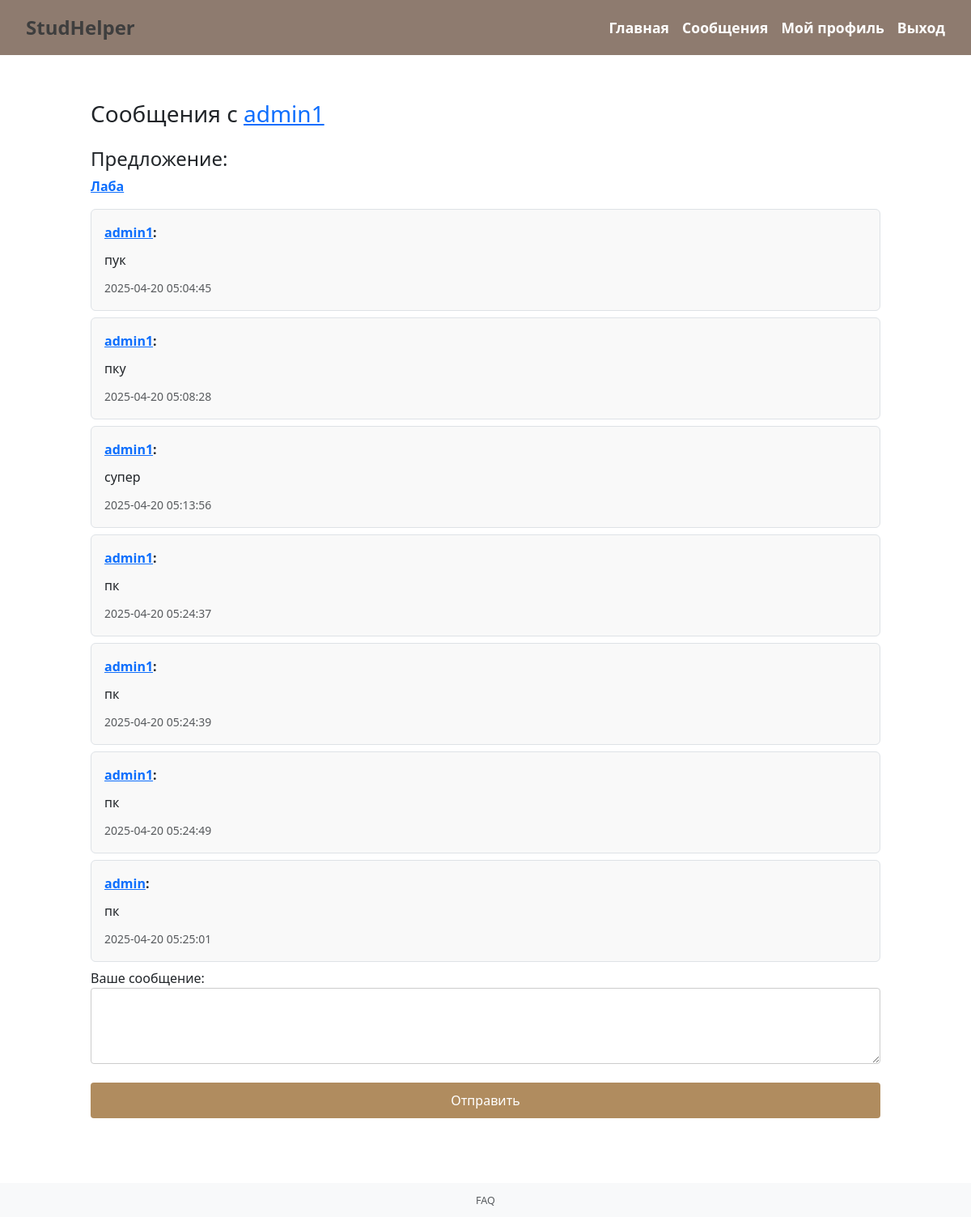
The page /message/2 (signed in) on the database its author committed.
### app.py (models this page shows)
class User(db.Model, UserMixin):
    id = db.Column(db.Integer, primary_key=True)
    username = db.Column(db.String(150), unique=True, nullable=False)
    password = db.Column(db.String(150), nullable=False)
    offers = db.relationship('Offer', backref='seller', lazy=True)  # связь с предложениями

class Offer(db.Model):
    id = db.Column(db.Integer, primary_key=True)
    title = db.Column(db.String(200), nullable=False)
    description = db.Column(db.Text, nullable=False)
    price = db.Column(db.Float, nullable=False)
    subcategory_id = db.Column(db.Integer, db.ForeignKey('subcategory.id'), nullable=False)
    seller_id = db.Column(db.Integer, db.ForeignKey('user.id'), nullable=False)

class Message(db.Model):
    id = db.Column(db.Integer, primary_key=True)
    sender_id = db.Column(db.Integer, db.ForeignKey('user.id'), nullable=False)
    receiver_id = db.Column(db.Integer, db.ForeignKey('user.id'), nullable=False)
    text = db.Column(db.Text, nullable=False)
    timestamp = db.Column(db.DateTime, server_default=db.func.now())
    offer_id = db.Column(db.Integer, db.ForeignKey('offer.id'), nullable=False)  # Связь с предложением
    sender = db.relationship('User', foreign_keys=[sender_id], backref='sent_messages')
    receiver = db.relationship('User', foreign_keys=[receiver_id], backref='received_messages')
    offer = db.relationship('Offer', backref='messages')

### app.py (the view, shortened to what this page needs)
@app.route('/message/<int:receiver_id>', methods=['GET', 'POST'])
def message(receiver_id):
    if not current_user.is_authenticated:
        return redirect(url_for('login'))
    sender_id = current_user.id
    if sender_id == receiver_id:
        return redirect(url_for('profile'))
    receiver = User.query.get_or_404(receiver_id)
    messages = Message.query.filter(
        ((Message.sender_id == sender_id) & (Message.receiver_id == receiver_id)) |
        ((Message.sender_id == receiver_id) & (Message.receiver_id == sender_id))
    ).order_by(Message.timestamp).all()
    offer = Offer.query.filter_by(id=messages[0].offer_id).first() if messages else None
    return render_template('message.html', messages=messages, receiver=receiver, offer=offer)

### app.py (called while the page is built)
@login_manager.user_loader
def load_user(user_id):
    return User.query.get(int(user_id))

### templates/message.html (shortened to what this page needs)
{% extends 'base.html' %}
{% block content %}
<div class="container mt-4">
    <h3>Сообщения с <a href="{{ url_for('profile', user_id=receiver.id) }}">{{ receiver.username }}</a></h3>
    {% if offer %}
    <div class="offer-info mt-4">
        <h4>Предложение:</h4>
        <p><strong><a href="{{ url_for('offer', offer_id=offer.id) }}">{{ offer.title }}</a></strong></p>
    </div>
    {% endif %}
    <div class="message-container">
        <div class="messages">
            {% for msg in messages %}
                <div class="message border p-3 mb-2 rounded">
                    <strong><a href="{{ url_for('profile', user_id=msg.sender.id) }}">{{ msg.sender.username }}</a>:</strong>
                    <p>{{ msg.text }}</p>
                    <small class="text-muted">{{ msg.timestamp }}</small>
                </div>
            {% endfor %}
        </div>
        <form method="POST" id="message-form">
            <div class="form-group">
                <label for="message-text">Ваше сообщение:</label>
                <textarea class="form-control" id="message-text" name="text" rows="3" required></textarea>
            </div>
            <button type="submit" class="btn btn-primary mt-2">Отправить</button>
        </form>
    </div>
</div>
{% endblock %}

### static/style.css (style rules this page uses)
body { display: flex; flex-direction: column; min-height: 100vh; }
.form-control, .form-select { padding: 10px; border: 1px solid #ccc; border-radius: 4px; width: 100%; margin-bottom: 15px; }
.btn-primary { background-color: #b08c5f; border: none; padding: 10px; border-radius: 4px; color: white; cursor: pointer; transition: background 0.3s; }
.container { max-width: 1000px; width: 100%; box-sizing: border-box; margin-top: 30px; }
.message { border: 1px solid #ddd; padding: 15px; margin-bottom: 10px; border-radius: 10px; background-color: #f9f9f9; }
.message p { margin: 10px 0; }
textarea { border-radius: 10px; }
button { width: 100%; border-radius: 5px; }

### rows shown on the page
User: username "admin1"
Offer: title "Лаба"
Message: sender.username "admin1", text "пук", timestamp "2025-04-20 05:04:45"
Message: sender.username "admin1", text "пку", timestamp "2025-04-20 05:08:28"
Message: sender.username "admin1", text "супер", timestamp "2025-04-20 05:13:56"
Message: sender.username "admin1", text "пк", timestamp "2025-04-20 05:24:37"
Message: sender.username "admin1", text "пк", timestamp "2025-04-20 05:24:39"
Message: sender.username "admin1", text "пк", timestamp "2025-04-20 05:24:49"
Message: sender.username "admin", text "пк", timestamp "2025-04-20 05:25:01"
